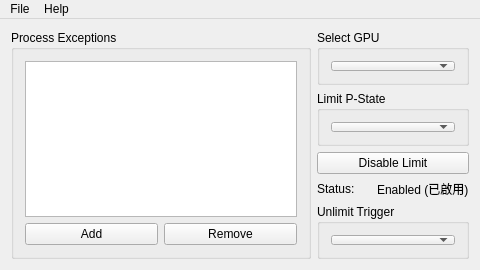
<?xml version="1.0" encoding="UTF-8"?>
<ui version="4.0">
 <class>limitnvpstateClass</class>
 <widget class="QMainWindow" name="limitnvpstateClass">
  <property name="enabled">
   <bool>true</bool>
  </property>
  <property name="geometry">
   <rect>
    <x>0</x>
    <y>0</y>
    <width>480</width>
    <height>270</height>
   </rect>
  </property>
  <property name="minimumSize">
   <size>
    <width>480</width>
    <height>240</height>
   </size>
  </property>
  <property name="maximumSize">
   <size>
    <width>480</width>
    <height>270</height>
   </size>
  </property>
  <property name="windowTitle">
   <string>limit-nvpstate</string>
  </property>
  <property name="windowIcon">
   <iconset theme=":/limitnvpstate/icon.ico">
    <normaloff>.</normaloff>.</iconset>
  </property>
  <widget class="QWidget" name="centralWidget">
   <layout class="QHBoxLayout" name="horizontalLayout">
    <item>
     <widget class="QGroupBox" name="groupBox">
      <property name="maximumSize">
       <size>
        <width>300</width>
        <height>16777215</height>
       </size>
      </property>
      <property name="title">
       <string>Process Exceptions</string>
      </property>
      <layout class="QVBoxLayout" name="verticalLayout_3">
       <item>
        <widget class="QListWidget" name="processExceptionsList"/>
       </item>
       <item>
        <layout class="QHBoxLayout" name="horizontalLayout_9">
         <item>
          <widget class="QPushButton" name="addProcess">
           <property name="text">
            <string>Add</string>
           </property>
          </widget>
         </item>
         <item>
          <widget class="QPushButton" name="removeProcess">
           <property name="text">
            <string>Remove</string>
           </property>
          </widget>
         </item>
        </layout>
       </item>
      </layout>
     </widget>
    </item>
    <item>
     <layout class="QVBoxLayout" name="verticalLayout_2">
      <item>
       <widget class="QGroupBox" name="groupBox_2">
        <property name="title">
         <string>Select GPU</string>
        </property>
        <layout class="QHBoxLayout" name="horizontalLayout_3">
         <item>
          <widget class="QComboBox" name="selectedGPU"/>
         </item>
        </layout>
       </widget>
      </item>
      <item>
       <widget class="QGroupBox" name="groupBox_3">
        <property name="title">
         <string>Limit P-State</string>
        </property>
        <layout class="QHBoxLayout" name="horizontalLayout_4">
         <item>
          <widget class="QComboBox" name="selectedPState"/>
         </item>
        </layout>
       </widget>
      </item>
      <item>
       <widget class="QPushButton" name="togglePStateLimit">
        <property name="text">
         <string>Disable Limit</string>
        </property>
       </widget>
      </item>
      <item>
       <layout class="QHBoxLayout" name="horizontalLayout_status">
        <item>
         <widget class="QLabel" name="pStateLimitStatusLabel">
          <property name="text">
           <string>Status:</string>
          </property>
         </widget>
        </item>
        <item>
         <widget class="QLabel" name="pStateLimitStatusValue">
          <property name="text">
           <string>Enabled (已啟用)</string>
          </property>
         </widget>
        </item>
       </layout>
      </item>
      <item>
       <widget class="QGroupBox" name="groupBox_5">
        <property name="title">
         <string>Unlimit Trigger</string>
        </property>
        <layout class="QVBoxLayout" name="verticalLayout">
         <item>
          <widget class="QComboBox" name="unlimitTrigger"/>
         </item>
        </layout>
       </widget>
      </item>
     </layout>
    </item>
   </layout>
  </widget>
  <widget class="QMenuBar" name="menuBar">
   <property name="geometry">
    <rect>
     <x>0</x>
     <y>0</y>
     <width>480</width>
     <height>20</height>
    </rect>
   </property>
   <widget class="QMenu" name="menuFile">
    <property name="title">
     <string>File</string>
    </property>
    <addaction name="actionStartMinimized"/>
    <addaction name="actionAddToStartup"/>
    <addaction name="separator"/>
    <addaction name="actionExit"/>
   </widget>
   <widget class="QMenu" name="menuHelp">
    <property name="title">
     <string>Help</string>
    </property>
    <addaction name="actionAbout"/>
   </widget>
   <addaction name="menuFile"/>
   <addaction name="menuHelp"/>
  </widget>
  <action name="actionStartMinimized">
   <property name="checkable">
    <bool>true</bool>
   </property>
   <property name="text">
    <string>Start Minimized</string>
   </property>
  </action>
  <action name="actionAddToStartup">
   <property name="checkable">
    <bool>true</bool>
   </property>
   <property name="text">
    <string>Add To Startup</string>
   </property>
  </action>
  <action name="actionExit">
   <property name="text">
    <string>Exit</string>
   </property>
  </action>
  <action name="actionAbout">
   <property name="text">
    <string>About</string>
   </property>
  </action>
 </widget>
 <layoutdefault spacing="6" margin="11"/>
 <resources>
  <include location="limitnvpstate.qrc"/>
 </resources>
 <connections/>
</ui>
